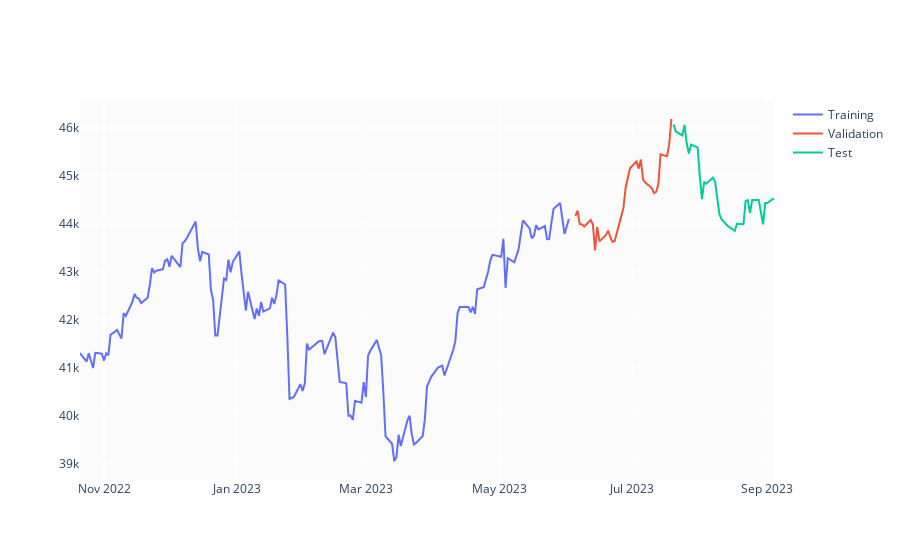

The notebook cell this image was saved under:
### Markdown cell above
Here I split stock data frame into three subsets: training ($70\%$), validation ($15\%$) and test ($15\%$) sets. I calculated split indices and create three separate frames (train_df, valid_df, test_df). All three frames have been ploted in the chart below.

### Code cell
test_size  = 0.15
valid_size = 0.15

test_split_idx  = int(df.shape[0] * (1-test_size))
valid_split_idx = int(df.shape[0] * (1-(valid_size+test_size)))

train_df  = df.loc[:valid_split_idx].copy()
valid_df  = df.loc[valid_split_idx+1:test_split_idx].copy()
test_df   = df.loc[test_split_idx+1:].copy()

fig = go.Figure()
fig.add_trace(go.Scatter(x=train_df.Date, y=train_df.Close, name='Training'))
fig.add_trace(go.Scatter(x=valid_df.Date, y=valid_df.Close, name='Validation'))
fig.add_trace(go.Scatter(x=test_df.Date,  y=test_df.Close,  name='Test'))
fig.show()
